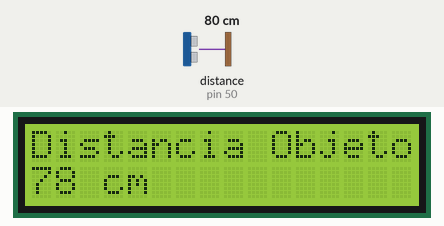
A sketch run on a simulated Arduino Mega 2560, built with avr-gcc and run on an emulated ATmega2560. Shown: 16×2 character LCD. Wiring (inferred from the names in the program): ultrasonic range finder: trigger pin 51; echo pin 50. The test bench sets the inputs (shaded band); at power-on: distance to the obstacle (sensor on pin 50) 80 cm. The echo pulse lasts 58.3 µs per cm.

Above: at 1.3 s.
1.4 s: distance to the obstacle (sensor on pin 50) set to 2 cm
At 2.3 s:
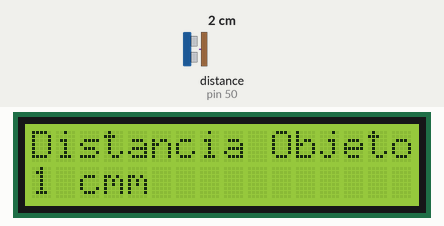
2.9 s: distance to the obstacle (sensor on pin 50) set to 4 cm
At 3.3 s:
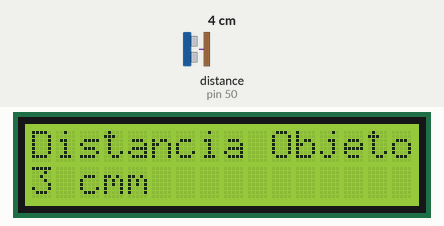
4.4 s: distance to the obstacle (sensor on pin 50) set to 9 cm
At 5.8 s:
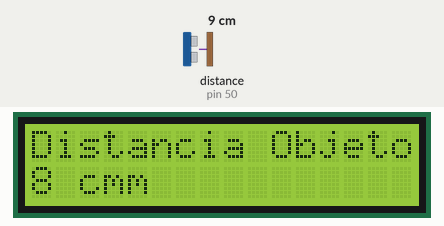
Timing chart, 0 to 7.4 s (numbered marks = the images above; inputs shaded):
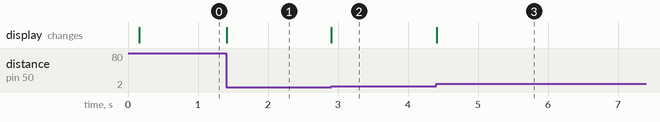

The sketch:

HelloWorld.ino
```cpp
//----------------------Librerias-----------------------
#include <Wire.h>
#include <LiquidCrystal_I2C.h>

//----------------------Variables-----------------------
const int disparo = 51;
const int eco = 50;
long duracion;
int distancia;
//-------------------Configuracines---------------------
LiquidCrystal_I2C lcd(0x27,16,2);

void setup()
{
//------------------Inicializaciones--------------------
  pinMode(disparo,OUTPUT);
  pinMode(eco,INPUT);
  lcd.init();
  lcd.init();
  // Print a message to the LCD.
  lcd.backlight();
  lcd.setCursor(0,0);
  lcd.print("Distancia Objeto");
}
void loop()
{
  digitalWrite(disparo, LOW);
  delayMicroseconds(2);

  digitalWrite(disparo, HIGH);
  delayMicroseconds(10);
  digitalWrite(disparo, LOW);

  duracion = pulseIn(eco, HIGH);
  distancia = (duracion*0.034)/2;
  lcd.setCursor(0,1);
  lcd.print(distancia);
  lcd.print(" cm");
  delay(10);
}
```

Measured:
- after the input at 1.4 s, the display: changes at once (image 1)
- after the input at 2.9 s, the display: changes at once (image 2)
- after the input at 4.4 s, the display: changes at once (image 3)
